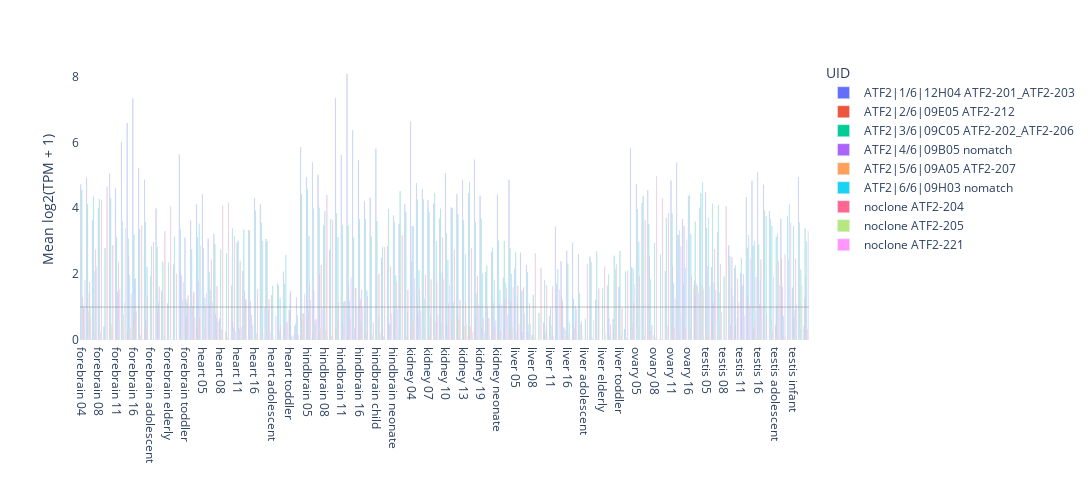

This figure's notebook cell:
### Code cell
import altair as alt
import hvplot.pandas


def interactive_developmental_tissue_expression_plot(gene_name, means=means):
    """
    
    work in progress.... 
    - choose a backend: altair, plotly, bokeh/holoviews
    
    """
    #fig, axes = plt.subplots(2, 1, sharex=True)
    #fig.set_size_inches(48, 6)
    ### bar chart ###
    fig = (means.loc[genes == gene_name, :]
          .T
          .plot.bar(backend='plotly',
                    barmode='group',
                    width=3000,
                    height=500,
                    labels={'index': '', 'value': 'Mean log2(TPM + 1)'}))
    fig.update_layout(plot_bgcolor='white')
    fig.add_hline(y=1, line_width=0.5, line_color='grey')
    # save
    ### percentages ###
    """
    raw_means = 2 ** means.loc[genes == gene_name] - 1.
    (raw_means.div(raw_means.sum(axis=0))
              .T.plot.bar(ax=axes[1], 
                          stacked=True,
                          legend=False))
    axes[1].set_ylabel('Fraction for each isoform')
    axes[1].set_yticklabels(['{:.0%}'.format(t) for t in axes[1].get_yticks()])
    """
    fig_dir = Path('/Users/lukelambourne/Dropbox (Partners HealthCare)/TF_isoforms/TF_gene_summary_pages/media')
    #plt.savefig(fig_dir / (gene_name + '_developmental-tissue-expression.svg'),
    #            bbox_inches='tight')
    fig.write_html(fig_dir / (gene_name + '_developmental-tissue-expression_interactive.html'))
    return fig


interactive_developmental_tissue_expression_plot('ATF2')

### Figure 1 — Plotly figure (JSON) as saved in the notebook; plotly's stock layout.template omitted (floating-point values rounded to 4 significant figures)
{"data": [{"alignmentgroup": "True", "hovertemplate": "UID=ATF2|1/6|12H04 ATF2-201_ATF2-203<br>=%{x}<br>Mean log2(TPM + 1)=%{y}<extra></extra>", "legendgroup": "ATF2|1/6|12H04 ATF2-201_ATF2-203", "marker": {"color": "#636efa", "pattern": {"shape": ""}}, "name": "ATF2|1/6|12H04 ATF2-201_ATF2-203", "offsetgroup": "ATF2|1/6|12H04 ATF2-201_ATF2-203", "orientation": "v", "showlegend": true, "textposition": "auto", "type": "bar", "x": ["forebrain 04", "forebrain 05", "forebrain 07", "forebrain 08", "forebrain 09", "forebrain 10", "forebrain 11", "forebrain 12", "forebrain 13", "forebrain 16", "forebrain 18", "forebrain 19", "forebrain adolescent", "forebrain adult", "forebrain child", "forebrain elderly", "forebrain infant", "forebrain neonate", "forebrain toddler", "forebrain young adult", "heart 04", "heart 05", "heart 06", "heart 07", "heart 08", "heart 09", "heart 10", "heart 11", "heart 12", "heart 13", "heart 16", "heart 18", "heart 19", "heart adolescent", "heart infant", "heart neonate", "heart toddler", "heart young adult", "hindbrain 04", "hindbrain 05", "hindbrain 06", "hindbrain 07", "hindbrain 08", "hindbrain 09", "hindbrain 10", "hindbrain 11", "hindbrain 12", "hindbrain 13", "hindbrain 16", "hindbrain adolescent", "hindbrain adult", "hindbrain child", "hindbrain elderly", "hindbrain infant", "hindbrain neonate", "hindbrain toddler", "hindbrain young adult", "kidney 04", "kidney 05", "kidney 06", "kidney 07", "kidney 08", "kidney 09", "kidney 10", "kidney 11", "kidney 12", "kidney 13", "kidney 16", "kidney 18", "kidney 19", "kidney child", "kidney infant", "kidney neonate", "kidney toddler", "liver 04", "liver 05", "liver 06", "liver 07", "liver 08", "liver 09", "liver 10", "liver 11", "liver 12", "liver 13", "liver 16", "liver 18", "liver 19", "liver adolescent", "liver adult", "liver child", "liver elderly", "liver infant", "liver neonate", "liver toddler", "liver young adult", "ovary 04", "ovary 05", "ovary 06", "ovary 07", "ovary 08", "ovary 09", "ovary 10", "ovary 11", "ovary 12", "ovary 13", "ovary 16", "ovary 18", "testis 04", "testis 05", "testis 06", "testis 07", "testis 08", "testis 09", "testis 10", "testis 11", "testis 12", "testis 13", "testis 16", "testis 18", "testis 19", "testis adolescent", "testis adult", "testis elderly", "testis infant", "testis toddler", "testis young adult"], "xaxis": "x", "y": [4.721, 4.926, 3.626, 4.003, 0.4126, 5.048, 4.608, 6.015, 6.59, 7.333, 5.221, 4.866, 1.922, 3.994, 1.494, 1.111, 2.286, 5.629, 3.107, 3.631, 4.129, 4.428, 3.077, 3.221, 0.6548, 0.009962, 1.644, 2.959, 2.092, 3.342, 4.301, 4.112, 3.067, 1.36, 1.714, 2.075, 0.9216, 0.4181, 5.86, 4.943, 5.386, 5.013, 3.476, 2.735, 7.349, 5.618, 8.075, 6.378, 5.466, 4.209, 4.322, 5.804, 2.494, 2.854, 3.78, 3.518, 4.112, 6.633, 4.766, 4.569, 4.245, 4.147, 3.685, 5.061, 4.019, 4.425, 4.856, 4.455, 5.474, 4.379, 2.066, 2.67, 4.41, 1.89, 4.865, 2.16, 2.649, 2.28, 0.1515, 0, 0.5273, 0.7124, 3.441, 2.385, 2.709, 2.954, 2.603, 0, 2.529, 1.22, 0.000929, 1.649, 0.6394, 1.602, 0.3344, 5.82, 4.733, 4.161, 4.547, 8.734e-09, 0.02142, 2.085, 4.846, 5.388, 3.672, 4.368, 1.667, 4.016, 4.48, 2.205, 3.264, 0, 2.878, 2.177, 2.031, 4.333, 4.838, 5.103, 4.715, 3.919, 2.748e-09, 3.671, 1.028e-06, 1.59, 4.946, 0.4176], "yaxis": "y"}, {"alignmentgroup": "True", "hovertemplate": "UID=ATF2|2/6|09E05 ATF2-212<br>=%{x}<br>Mean log2(TPM + 1)=%{y}<extra></extra>", "legendgroup": "ATF2|2/6|09E05 ATF2-212", "marker": {"color": "#EF553B", "pattern": {"shape": ""}}, "name": "ATF2|2/6|09E05 ATF2-212", "offsetgroup": "ATF2|2/6|09E05 ATF2-212", "orientation": "v", "showlegend": true, "textposition": "auto", "type": "bar", "x": ["forebrain 04", "forebrain 05", "forebrain 07", "forebrain 08", "forebrain 09", "forebrain 10", "forebrain 11", "forebrain 12", "forebrain 13", "forebrain 16", "forebrain 18", "forebrain 19", "forebrain adolescent", "forebrain adult", "forebrain child", "forebrain elderly", "forebrain infant", "forebrain neonate", "forebrain toddler", "forebrain young adult", "heart 04", "heart 05", "heart 06", "heart 07", "heart 08", "heart 09", "heart 10", "heart 11", "heart 12", "heart 13", "heart 16", "heart 18", "heart 19", "heart adolescent", "heart infant", "heart neonate", "heart toddler", "heart young adult", "hindbrain 04", "hindbrain 05", "hindbrain 06", "hindbrain 07", "hindbrain 08", "hindbrain 09", "hindbrain 10", "hindbrain 11", "hindbrain 12", "hindbrain 13", "hindbrain 16", "hindbrain adolescent", "hindbrain adult", "hindbrain child", "hindbrain elderly", "hindbrain infant", "hindbrain neonate", "hindbrain toddler", "hindbrain young adult", "kidney 04", "kidney 05", "kidney 06", "kidney 07", "kidney 08", "kidney 09", "kidney 10", "kidney 11", "kidney 12", "kidney 13", "kidney 16", "kidney 18", "kidney 19", "kidney child", "kidney infant", "kidney neonate", "kidney toddler", "liver 04", "liver 05", "liver 06", "liver 07", "liver 08", "liver 09", "liver 10", "liver 11", "liver 12", "liver 13", "liver 16", "liver 18", "liver 19", "liver adolescent", "liver adult", "liver child", "liver elderly", "liver infant", "liver neonate", "liver toddler", "liver young adult", "ovary 04", "ovary 05", "ovary 06", "ovary 07", "ovary 08", "ovary 09", "ovary 10", "ovary 11", "ovary 12", "ovary 13", "ovary 16", "ovary 18", "testis 04", "testis 05", "testis 06", "testis 07", "testis 08", "testis 09", "testis 10", "testis 11", "testis 12", "testis 13", "testis 16", "testis 18", "testis 19", "testis adolescent", "testis adult", "testis elderly", "testis infant", "testis toddler", "testis young adult"], "xaxis": "x", "y": [0, 0, 0, 0, 0, 0, 0, 0, 0.2727, 0.7775, 2.807e-07, 0.3444, 0.01489, 6.074e-07, 5.83e-09, 0, 0.02582, 8.664e-05, 0.6166, 0.0002004, 0.4128, 0, 0, 0, 0, 0.2518, 0, 1.366e-06, 0.3009, 0, 3.326e-10, 0, 0, 0, 0.00165, 6.901e-08, 0.8105, 2.488e-10, 0.6552, 0, 0.1891, 0.1888, 5.47e-08, 6.558e-09, 0.3399, 1.88e-07, 0.1291, 1.487e-07, 2.582e-05, 0.2187, 0.05795, 5.399e-06, 0.414, 1.772e-07, 1.545e-06, 0.00555, 0.0005066, 0, 0, 9.089e-08, 0.00746, 1.337e-07, 0, 1.718e-09, 0.5538, 0.7213, 0.414, 0.3991, 0.3862, 1.945e-09, 1.336e-06, 3.678e-06, 0.1984, 0.1345, 0.4048, 1.887e-09, 9.994e-11, 0.0008956, 3.166e-09, 1.693e-09, 0.1703, 9.41e-08, 0, 1.313, 1.831e-08, 0.2383, 1.985e-08, 0, 0, 0, 8.124e-09, 1.691e-09, 0.187, 0, 1.006e-09, 8.618e-10, 1.694e-09, 0, 8.491e-05, 0.152, 0, 0, 0, 1.907e-08, 0, 1.862e-07, 1.81, 0, 7.952e-05, 0.4899, 0.1445, 0, 0, 0.4255, 4.242e-10, 0.0005869, 0.206, 5.25e-09, 0, 0, 0.4383, 2.481, 0.02341, 0, 0, 1.265], "yaxis": "y"}, {"alignmentgroup": "True", "hovertemplate": "UID=ATF2|3/6|09C05 ATF2-202_ATF2-206<br>=%{x}<br>Mean log2(TPM + 1)=%{y}<extra></extra>", "legendgroup": "ATF2|3/6|09C05 ATF2-202_ATF2-206", "marker": {"color": "#00cc96", "pattern": {"shape": ""}}, "name": "ATF2|3/6|09C05 ATF2-202_ATF2-206", "offsetgroup": "ATF2|3/6|09C05 ATF2-202_ATF2-206", "orientation": "v", "showlegend": true, "textposition": "auto", "type": "bar", "x": ["forebrain 04", "forebrain 05", "forebrain 07", "forebrain 08", "forebrain 09", "forebrain 10", "forebrain 11", "forebrain 12", "forebrain 13", "forebrain 16", "forebrain 18", "forebrain 19", "forebrain adolescent", "forebrain adult", "forebrain child", "forebrain elderly", "forebrain infant", "forebrain neonate", "forebrain toddler", "forebrain young adult", "heart 04", "heart 05", "heart 06", "heart 07", "heart 08", "heart 09", "heart 10", "heart 11", "heart 12", "heart 13", "heart 16", "heart 18", "heart 19", "heart adolescent", "heart infant", "heart neonate", "heart toddler", "heart young adult", "hindbrain 04", "hindbrain 05", "hindbrain 06", "hindbrain 07", "hindbrain 08", "hindbrain 09", "hindbrain 10", "hindbrain 11", "hindbrain 12", "hindbrain 13", "hindbrain 16", "hindbrain adolescent", "hindbrain adult", "hindbrain child", "hindbrain elderly", "hindbrain infant", "hindbrain neonate", "hindbrain toddler", "hindbrain young adult", "kidney 04", "kidney 05", "kidney 06", "kidney 07", "kidney 08", "kidney 09", "kidney 10", "kidney 11", "kidney 12", "kidney 13", "kidney 16", "kidney 18", "kidney 19", "kidney child", "kidney infant", "kidney neonate", "kidney toddler", "liver 04", "liver 05", "liver 06", "liver 07", "liver 08", "liver 09", "liver 10", "liver 11", "liver 12", "liver 13", "liver 16", "liver 18", "liver 19", "liver adolescent", "liver adult", "liver child", "liver elderly", "liver infant", "liver neonate", "liver toddler", "liver young adult", "ovary 04", "ovary 05", "ovary 06", "ovary 07", "ovary 08", "ovary 09", "ovary 10", "ovary 11", "ovary 12", "ovary 13", "ovary 16", "ovary 18", "testis 04", "testis 05", "testis 06", "testis 07", "testis 08", "testis 09", "testis 10", "testis 11", "testis 12", "testis 13", "testis 16", "testis 18", "testis 19", "testis adolescent", "testis adult", "testis elderly", "testis infant", "testis toddler", "testis young adult"], "xaxis": "x", "y": [4.546, 4.123, 4.351, 4.281, 2.792, 4.306, 3.121, 3.593, 3.073, 3.196, 3.357, 3.567, 2.845, 2.824, 2.379, 2.363, 3.138, 3.365, 1.228, 2.761, 3.126, 2.78, 2.052, 2.91, 2.742, 2.637, 3.397, 3.014, 3.35, 3.32, 3.922, 3.557, 3.001, 1.646, 1.651, 1.698, 1.404, 0.5058, 4.428, 4.568, 3.988, 4.014, 3.916, 3.657, 3.847, 3.477, 3.465, 3.101, 3.667, 3.662, 3.141, 3.61, 2.827, 3.98, 3.572, 4.515, 3.882, 2.381, 4.255, 4.266, 3.878, 4.465, 3.986, 3.246, 4.003, 3.826, 3.628, 4.799, 3.581, 3.679, 2.254, 2.81, 3.024, 3.009, 2.787, 2.662, 1.491, 2.053, 1.375, 0.8186, 1.814, 0.9933, 0.9398, 0.000202, 2.315, 1.242, 1.414, 0.6463, 2.369, 2.69, 1.567, 1.997, 2.558, 2.703, 2.077, 2.215, 3.976, 4.373, 3.51, 2.947, 2.595, 3.706, 3.85, 3.191, 1.691, 4.41, 3.589, 4.462, 3.391, 4.137, 4.09, 1.928, 2.552, 2.258, 2.491, 2.8, 2.858, 2.901, 3.931, 3.66, 3.131, 0.7756, 3.767, 3.464, 3.561, 3.385], "yaxis": "y"}, {"alignmentgroup": "True", "hovertemplate": "UID=ATF2|4/6|09B05 nomatch<br>=%{x}<br>Mean log2(TPM + 1)=%{y}<extra></extra>", "legendgroup": "ATF2|4/6|09B05 nomatch", "marker": {"color": "#ab63fa", "pattern": {"shape": ""}}, "name": "ATF2|4/6|09B05 nomatch", "offsetgroup": "ATF2|4/6|09B05 nomatch", "orientation": "v", "showlegend": true, "textposition": "auto", "type": "bar", "x": ["forebrain 04", "forebrain 05", "forebrain 07", "forebrain 08", "forebrain 09", "forebrain 10", "forebrain 11", "forebrain 12", "forebrain 13", "forebrain 16", "forebrain 18", "forebrain 19", "forebrain adolescent", "forebrain adult", "forebrain child", "forebrain elderly", "forebrain infant", "forebrain neonate", "forebrain toddler", "forebrain young adult", "heart 04", "heart 05", "heart 06", "heart 07", "heart 08", "heart 09", "heart 10", "heart 11", "heart 12", "heart 13", "heart 16", "heart 18", "heart 19", "heart adolescent", "heart infant", "heart neonate", "heart toddler", "heart young adult", "hindbrain 04", "hindbrain 05", "hindbrain 06", "hindbrain 07", "hindbrain 08", "hindbrain 09", "hindbrain 10", "hindbrain 11", "hindbrain 12", "hindbrain 13", "hindbrain 16", "hindbrain adolescent", "hindbrain adult", "hindbrain child", "hindbrain elderly", "hindbrain infant", "hindbrain neonate", "hindbrain toddler", "hindbrain young adult", "kidney 04", "kidney 05", "kidney 06", "kidney 07", "kidney 08", "kidney 09", "kidney 10", "kidney 11", "kidney 12", "kidney 13", "kidney 16", "kidney 18", "kidney 19", "kidney child", "kidney infant", "kidney neonate", "kidney toddler", "liver 04", "liver 05", "liver 06", "liver 07", "liver 08", "liver 09", "liver 10", "liver 11", "liver 12", "liver 13", "liver 16", "liver 18", "liver 19", "liver adolescent", "liver adult", "liver child", "liver elderly", "liver infant", "liver neonate", "liver toddler", "liver young adult", "ovary 04", "ovary 05", "ovary 06", "ovary 07", "ovary 08", "ovary 09", "ovary 10", "ovary 11", "ovary 12", "ovary 13", "ovary 16", "ovary 18", "testis 04", "testis 05", "testis 06", "testis 07", "testis 08", "testis 09", "testis 10", "testis 11", "testis 12", "testis 13", "testis 16", "testis 18", "testis 19", "testis adolescent", "testis adult", "testis elderly", "testis infant", "testis toddler", "testis young adult"], "xaxis": "x", "y": [1.303, 0, 0.05403, 0, 0, 0, 1.474, 0, 2.564, 1.843, 0, 0.6048, 0, 0.9337, 0, 0, 0, 2.103, 0.7124, 1.028, 1.793, 0.0109, 1.041, 0.7731, 0, 0, 0.545, 0.3607, 1.49, 1.165, 0, 6.974e-05, 0, 0, 0.2682, 0.5541, 1.492, 1.293, 0.2761, 0.818, 1.505, 1.985, 0, 0, 0.0007633, 0.4523, 1.713, 0.339, 1.246, 0, 0, 0, 0, 0.4938, 0.9111, 0, 0, 3.458, 0.8046, 0, 0, 0, 0, 0.4713, 0, 0, 0.0004517, 9.62e-08, 0.7507, 0.3616, 0.9822, 1.124, 1.072, 1.219, 1.171, 0, 0.2262, 0.2406, 0, 0, 0, 0.0001256, 1.71, 1.195, 0, 0.3469, 0, 0, 0, 0, 0, 0.6671, 0, 0, 0, 0, 0, 0, 2.552, 0, 0, 0, 2.229, 3.181, 3.454, 0, 1.383, 0, 2.248, 1.132, 0.0003106, 0, 0.4659, 0, 1.639, 1.31, 0.3588, 1.086, 0, 0, 1.031, 1.6, 2.438, 0.6892, 2.842e-08, 1.898], "yaxis": "y"}, {"alignmentgroup": "True", "hovertemplate": "UID=ATF2|5/6|09A05 ATF2-207<br>=%{x}<br>Mean log2(TPM + 1)=%{y}<extra></extra>", "legendgroup": "ATF2|5/6|09A05 ATF2-207", "marker": {"color": "#FFA15A", "pattern": {"shape": ""}}, "name": "ATF2|5/6|09A05 ATF2-207", "offsetgroup": "ATF2|5/6|09A05 ATF2-207", "orientation": "v", "showlegend": true, "textposition": "auto", "type": "bar", "x": ["forebrain 04", "forebrain 05", "forebrain 07", "forebrain 08", "forebrain 09", "forebrain 10", "forebrain 11", "forebrain 12", "forebrain 13", "forebrain 16", "forebrain 18", "forebrain 19", "forebrain adolescent", "forebrain adult", "forebrain child", "forebrain elderly", "forebrain infant", "forebrain neonate", "forebrain toddler", "forebrain young adult", "heart 04", "heart 05", "heart 06", "heart 07", "heart 08", "heart 09", "heart 10", "heart 11", "heart 12", "heart 13", "heart 16", "heart 18", "heart 19", "heart adolescent", "heart infant", "heart neonate", "heart toddler", "heart young adult", "hindbrain 04", "hindbrain 05", "hindbrain 06", "hindbrain 07", "hindbrain 08", "hindbrain 09", "hindbrain 10", "hindbrain 11", "hindbrain 12", "hindbrain 13", "hindbrain 16", "hindbrain adolescent", "hindbrain adult", "hindbrain child", "hindbrain elderly", "hindbrain infant", "hindbrain neonate", "hindbrain toddler", "hindbrain young adult", "kidney 04", "kidney 05", "kidney 06", "kidney 07", "kidney 08", "kidney 09", "kidney 10", "kidney 11", "kidney 12", "kidney 13", "kidney 16", "kidney 18", "kidney 19", "kidney child", "kidney infant", "kidney neonate", "kidney toddler", "liver 04", "liver 05", "liver 06", "liver 07", "liver 08", "liver 09", "liver 10", "liver 11", "liver 12", "liver 13", "liver 16", "liver 18", "liver 19", "liver adolescent", "liver adult", "liver child", "liver elderly", "liver infant", "liver neonate", "liver toddler", "liver young adult", "ovary 04", "ovary 05", "ovary 06", "ovary 07", "ovary 08", "ovary 09", "ovary 10", "ovary 11", "ovary 12", "ovary 13", "ovary 16", "ovary 18", "testis 04", "testis 05", "testis 06", "testis 07", "testis 08", "testis 09", "testis 10", "testis 11", "testis 12", "testis 13", "testis 16", "testis 18", "testis 19", "testis adolescent", "testis adult", "testis elderly", "testis infant", "testis toddler", "testis young adult"], "xaxis": "x", "y": [1.069, 0.857, 0.2279, 0.2483, 0, 0.4807, 0.1416, 0.7788, 0.3464, 0.4768, 0.152, 0.2848, 0, 0, 0, 0, 0, 0.07729, 0.01149, 0.06592, 0.9879, 0.3885, 0.1063, 0.1398, 0.3096, 0.04775, 0.2428, 0.2206, 0.3611, 0.1332, 0.1962, 0.2298, 0.3392, 0, 0.0452, 0.03504, 0, 0, 0.8079, 0.9119, 0.5916, 0.3747, 0.297, 0.1148, 0.9617, 0.2724, 0.2141, 0.05354, 0.25, 0.1296, 0.1431, 0, 0.09742, 0.04112, 0.04676, 0, 0.1008, 0.6239, 0.442, 0.3498, 0.1671, 0.5467, 0.5168, 0.1529, 0.08024, 0.6041, 0.4197, 0.4015, 0.1361, 0.08624, 0, 0.0589, 0.04067, 0.0476, 0.51, 0.233, 0, 0.1753, 0.0588, 0, 0.2537, 0.01162, 0.09176, 0, 0.2117, 0, 0.05905, 0, 0.08863, 0, 0, 0.06667, 0.2332, 0.1272, 0.0615, 0.5084, 0.4365, 0.1361, 0.1086, 0.04854, 0, 0.4192, 0.3311, 0, 0, 0.3109, 0.6639, 1.685, 0.1367, 0.319, 0.4865, 0.04358, 0, 0, 0.07783, 0.08889, 0.1885, 0.2106, 0, 0.5791, 0.09083, 0, 0.24, 0.1412, 0.3406, 0.07893], "yaxis": "y"}, {"alignmentgroup": "True", "hovertemplate": "UID=ATF2|6/6|09H03 nomatch<br>=%{x}<br>Mean log2(TPM + 1)=%{y}<extra></extra>", "legendgroup": "ATF2|6/6|09H03 nomatch", "marker": {"color": "#19d3f3", "pattern": {"shape": ""}}, "name": "ATF2|6/6|09H03 nomatch", "offsetgroup": "ATF2|6/6|09H03 nomatch", "orientation": "v", "showlegend": true, "textposition": "auto", "type": "bar", "x": ["forebrain 04", "forebrain 05", "forebrain 07", "forebrain 08", "forebrain 09", "forebrain 10", "forebrain 11", "forebrain 12", "forebrain 13", "forebrain 16", "forebrain 18", "forebrain 19", "forebrain adolescent", "forebrain adult", "forebrain child", "forebrain elderly", "forebrain infant", "forebrain neonate", "forebrain toddler", "forebrain young adult", "heart 04", "heart 05", "heart 06", "heart 07", "heart 08", "heart 09", "heart 10", "heart 11", "heart 12", "heart 13", "heart 16", "heart 18", "heart 19", "heart adolescent", "heart infant", "heart neonate", "heart toddler", "heart young adult", "hindbrain 04", "hindbrain 05", "hindbrain 06", "hindbrain 07", "hindbrain 08", "hindbrain 09", "hindbrain 10", "hindbrain 11", "hindbrain 12", "hindbrain 13", "hindbrain 16", "hindbrain adolescent", "hindbrain adult", "hindbrain child", "hindbrain elderly", "hindbrain infant", "hindbrain neonate", "hindbrain toddler", "hindbrain young adult", "kidney 04", "kidney 05", "kidney 06", "kidney 07", "kidney 08", "kidney 09", "kidney 10", "kidney 11", "kidney 12", "kidney 13", "kidney 16", "kidney 18", "kidney 19", "kidney child", "kidney infant", "kidney neonate", "kidney toddler", "liver 04", "liver 05", "liver 06", "liver 07", "liver 08", "liver 09", "liver 10", "liver 11", "liver 12", "liver 13", "liver 16", "liver 18", "liver 19", "liver adolescent", "liver adult", "liver child", "liver elderly", "liver infant", "liver neonate", "liver toddler", "liver young adult", "ovary 04", "ovary 05", "ovary 06", "ovary 07", "ovary 08", "ovary 09", "ovary 10", "ovary 11", "ovary 12", "ovary 13", "ovary 16", "ovary 18", "testis 04", "testis 05", "testis 06", "testis 07", "testis 08", "testis 09", "testis 10", "testis 11", "testis 12", "testis 13", "testis 16", "testis 18", "testis 19", "testis adolescent", "testis adult", "testis elderly", "testis infant", "testis toddler", "testis young adult"], "xaxis": "x", "y": [1.01, 1.421, 2.098, 0.004891, 0, 0, 1.429, 0, 1.964, 1.875, 0, 2.216, 0, 1.139, 0.1194, 0, 0, 1.952, 1.124, 1.393, 3.53, 1.285, 1.516, 0.6587, 0, 0, 0.3685, 0.3089, 1.211, 0.5847, 0, 3.0, 0.9125, 0, 1.276, 2.583, 0.1194, 0.7376, 0.645, 3.161, 0.4633, 0, 0, 0, 3.124, 1.155, 1.178, 1.538, 0.5708, 1.503, 0, 0.7016, 0, 0.4932, 1.966, 0, 0.835, 3.449, 2.124, 1.246, 0.7442, 3.006, 2.042, 2.432, 1.138, 0.08398, 2.604, 0.001718, 1.391, 2.019, 1.508e-06, 1.809, 1.509, 1.737, 2.001, 1.287, 1.501, 0.4808, 0, 0, 0.4008, 0.4504, 2.155, 0.3757, 0.5292, 1.022, 0.4872, 0, 0, 1.209, 0, 0.145, 2.151, 0, 0, 2.171, 2.971, 0, 1.846, 0, 0, 0, 1.712, 3.329, 2.171, 3.214, 1.705, 4.797, 3.707, 1.722, 1.437, 0, 1.55, 0.6535, 1.665, 3.183, 3.007, 1.849, 3.756, 3.458, 3.229, 0.7163, 4.111, 0.9247, 2.133, 2.998], "yaxis": "y"}, {"alignmentgroup": "True", "hovertemplate": "UID=noclone ATF2-204<br>=%{x}<br>Mean log2(TPM + 1)=%{y}<extra></extra>", "legendgroup": "noclone ATF2-204", "marker": {"color": "#FF6692", "pattern": {"shape": ""}}, "name": "noclone ATF2-204", "offsetgroup": "noclone ATF2-204", "orientation": "v", "showlegend": true, "textposition": "auto", "type": "bar", "x": ["forebrain 04", "forebrain 05", "forebrain 07", "forebrain 08", "forebrain 09", "forebrain 10", "forebrain 11", "forebrain 12", "forebrain 13", "forebrain 16", "forebrain 18", "forebrain 19", "forebrain adolescent", "forebrain adult", "forebrain child", "forebrain elderly", "forebrain infant", "forebrain neonate", "forebrain toddler", "forebrain young adult", "heart 04", "heart 05", "heart 06", "heart 07", "heart 08", "heart 09", "heart 10", "heart 11", "heart 12", "heart 13", "heart 16", "heart 18", "heart 19", "heart adolescent", "heart infant", "heart neonate", "heart toddler", "heart young adult", "hindbrain 04", "hindbrain 05", "hindbrain 06", "hindbrain 07", "hindbrain 08", "hindbrain 09", "hindbrain 10", "hindbrain 11", "hindbrain 12", "hindbrain 13", "hindbrain 16", "hindbrain adolescent", "hindbrain adult", "hindbrain child", "hindbrain elderly", "hindbrain infant", "hindbrain neonate", "hindbrain toddler", "hindbrain young adult", "kidney 04", "kidney 05", "kidney 06", "kidney 07", "kidney 08", "kidney 09", "kidney 10", "kidney 11", "kidney 12", "kidney 13", "kidney 16", "kidney 18", "kidney 19", "kidney child", "kidney infant", "kidney neonate", "kidney toddler", "liver 04", "liver 05", "liver 06", "liver 07", "liver 08", "liver 09", "liver 10", "liver 11", "liver 12", "liver 13", "liver 16", "liver 18", "liver 19", "liver adolescent", "liver adult", "liver child", "liver elderly", "liver infant", "liver neonate", "liver toddler", "liver young adult", "ovary 04", "ovary 05", "ovary 06", "ovary 07", "ovary 08", "ovary 09", "ovary 10", "ovary 11", "ovary 12", "ovary 13", "ovary 16", "ovary 18", "testis 04", "testis 05", "testis 06", "testis 07", "testis 08", "testis 09", "testis 10", "testis 11", "testis 12", "testis 13", "testis 16", "testis 18", "testis 19", "testis adolescent", "testis adult", "testis elderly", "testis infant", "testis toddler", "testis young adult"], "xaxis": "x", "y": [0.9668, 1.751, 2.736, 4.242, 4.661, 2.874, 2.373, 0, 0.2975, 0.8813, 3.476, 1.333, 2.973, 1.613, 3.305, 4.054, 2.008, 1.196, 1.349, 1.465, 0.6928, 0.9989, 2.444, 1.629, 4.076, 4.169, 3.15, 2.402, 1.232, 0.7495, 1.542, 0, 1.233, 4.078e-05, 0.4641, 0.4995, 0, 0.1596, 0.8007, 1.691, 0.6251, 2.28, 4.403, 3.641, 1.155, 1.181, 0.6433, 1.579, 1.522, 1.328, 0.5251, 2.003, 2.823, 2.221, 1.759, 3.176, 1.524, 0.5, 1.543, 1.98, 1.839, 1.777, 3.104, 1.098, 2.739, 1.21, 1.129, 2.782, 1.926, 0.6497, 0.6573, 0.4024, 0.2545, 1.553, 0.3072, 1.644, 1.594, 1.118, 2.63, 2.197, 1.652, 1.624, 0, 0, 5.983e-06, 0.556, 0.58, 2.295, 0, 1.561, 2.234, 0.4597, 2.29, 0.9645, 2.103, 1.149, 1.933, 3.625, 0.2626, 4.97, 4.299, 3.855, 0.3778, 0.2617, 0.34, 1.953, 1.63, 1.488, 0.1527, 2.76, 2.308, 4.06, 2.517, 1.856, 2.001, 1.02, 0.5853, 2.443, 0.8188, 0.2517, 2.399, 0.09944, 0, 2.468, 1.035, 0.3216], "yaxis": "y"}, {"alignmentgroup": "True", "hovertemplate": "UID=noclone ATF2-205<br>=%{x}<br>Mean log2(TPM + 1)=%{y}<extra></extra>", "legendgroup": "noclone ATF2-205", "marker": {"color": "#B6E880", "pattern": {"shape": ""}}, "name": "noclone ATF2-205", "offsetgroup": "noclone ATF2-205", "orientation": "v", "showlegend": true, "textposition": "auto", "type": "bar", "x": ["forebrain 04", "forebrain 05", "forebrain 07", "forebrain 08", "forebrain 09", "forebrain 10", "forebrain 11", "forebrain 12", "forebrain 13", "forebrain 16", "forebrain 18", "forebrain 19", "forebrain adolescent", "forebrain adult", "forebrain child", "forebrain elderly", "forebrain infant", "forebrain neonate", "forebrain toddler", "forebrain young adult", "heart 04", "heart 05", "heart 06", "heart 07", "heart 08", "heart 09", "heart 10", "heart 11", "heart 12", "heart 13", "heart 16", "heart 18", "heart 19", "heart adolescent", "heart infant", "heart neonate", "heart toddler", "heart young adult", "hindbrain 04", "hindbrain 05", "hindbrain 06", "hindbrain 07", "hindbrain 08", "hindbrain 09", "hindbrain 10", "hindbrain 11", "hindbrain 12", "hindbrain 13", "hindbrain 16", "hindbrain adolescent", "hindbrain adult", "hindbrain child", "hindbrain elderly", "hindbrain infant", "hindbrain neonate", "hindbrain toddler", "hindbrain young adult", "kidney 04", "kidney 05", "kidney 06", "kidney 07", "kidney 08", "kidney 09", "kidney 10", "kidney 11", "kidney 12", "kidney 13", "kidney 16", "kidney 18", "kidney 19", "kidney child", "kidney infant", "kidney neonate", "kidney toddler", "liver 04", "liver 05", "liver 06", "liver 07", "liver 08", "liver 09", "liver 10", "liver 11", "liver 12", "liver 13", "liver 16", "liver 18", "liver 19", "liver adolescent", "liver adult", "liver child", "liver elderly", "liver infant", "liver neonate", "liver toddler", "liver young adult", "ovary 04", "ovary 05", "ovary 06", "ovary 07", "ovary 08", "ovary 09", "ovary 10", "ovary 11", "ovary 12", "ovary 13", "ovary 16", "ovary 18", "testis 04", "testis 05", "testis 06", "testis 07", "testis 08", "testis 09", "testis 10", "testis 11", "testis 12", "testis 13", "testis 16", "testis 18", "testis 19", "testis adolescent", "testis adult", "testis elderly", "testis infant", "testis toddler", "testis young adult"], "xaxis": "x", "y": [0.2867, 0.9973, 0, 0, 0, 0, 0.4616, 1.144, 0.3761, 0, 0, 0, 0, 0, 0, 0, 0, 0.3143, 0, 0, 0, 0, 0, 0, 0, 0, 0, 0.1303, 0, 0.2512, 0, 0, 0, 0, 0.02024, 0.1981, 0, 0.0346, 0.7022, 0, 0, 0.3687, 0.1316, 0, 0, 0, 0.1714, 0, 0, 0, 0, 0.1863, 0, 0, 0.3107, 0, 0, 1.501, 0.4059, 1.113, 0, 0, 0.3992, 0, 0, 0.0413, 0.4615, 0, 0.6529, 0.4023, 0, 0.2487, 0, 0, 0.3879, 0, 0, 0.4846, 0.08753, 0, 0.06252, 0, 0, 0.3869, 0.005461, 0.2033, 0.1607, 0, 0.6078, 0, 0.1648, 0, 0, 0.2071, 0, 0, 0.9303, 0, 0.444, 0, 0, 0, 0, 0.7814, 0, 0, 1.022, 1.557, 0, 0.6768, 0, 0, 0, 0, 0, 0, 0.8658, 0.5871, 0, 0, 0, 0, 1.365, 0.5665, 1.655, 0], "yaxis": "y"}, {"alignmentgroup": "True", "hovertemplate": "UID=noclone ATF2-221<br>=%{x}<br>Mean log2(TPM + 1)=%{y}<extra></extra>", "legendgroup": "noclone ATF2-221", "marker": {"color": "#FF97FF", "pattern": {"shape": ""}}, "name": "noclone ATF2-221", "offsetgroup": "noclone ATF2-221", "orientation": "v", "showlegend": true, "textposition": "auto", "type": "bar", "x": ["forebrain 04", "forebrain 05", "forebrain 07", "forebrain 08", "forebrain 09", "forebrain 10", "forebrain 11", "forebrain 12", "forebrain 13", "forebrain 16", "forebrain 18", "forebrain 19", "forebrain adolescent", "forebrain adult", "forebrain child", "forebrain elderly", "forebrain infant", "forebrain neonate", "forebrain toddler", "forebrain young adult", "heart 04", "heart 05", "heart 06", "heart 07", "heart 08", "heart 09", "heart 10", "heart 11", "heart 12", "heart 13", "heart 16", "heart 18", "heart 19", "heart adolescent", "heart infant", "heart neonate", "heart toddler", "heart young adult", "hindbrain 04", "hindbrain 05", "hindbrain 06", "hindbrain 07", "hindbrain 08", "hindbrain 09", "hindbrain 10", "hindbrain 11", "hindbrain 12", "hindbrain 13", "hindbrain 16", "hindbrain adolescent", "hindbrain adult", "hindbrain child", "hindbrain elderly", "hindbrain infant", "hindbrain neonate", "hindbrain toddler", "hindbrain young adult", "kidney 04", "kidney 05", "kidney 06", "kidney 07", "kidney 08", "kidney 09", "kidney 10", "kidney 11", "kidney 12", "kidney 13", "kidney 16", "kidney 18", "kidney 19", "kidney child", "kidney infant", "kidney neonate", "kidney toddler", "liver 04", "liver 05", "liver 06", "liver 07", "liver 08", "liver 09", "liver 10", "liver 11", "liver 12", "liver 13", "liver 16", "liver 18", "liver 19", "liver adolescent", "liver adult", "liver child", "liver elderly", "liver infant", "liver neonate", "liver toddler", "liver young adult", "ovary 04", "ovary 05", "ovary 06", "ovary 07", "ovary 08", "ovary 09", "ovary 10", "ovary 11", "ovary 12", "ovary 13", "ovary 16", "ovary 18", "testis 04", "testis 05", "testis 06", "testis 07", "testis 08", "testis 09", "testis 10", "testis 11", "testis 12", "testis 13", "testis 16", "testis 18", "testis 19", "testis adolescent", "testis adult", "testis elderly", "testis infant", "testis toddler", "testis young adult"], "xaxis": "x", "y": [1.809, 0.6741, 2.212, 0, 0, 0, 1.548, 3.392, 1.399, 5.137e-07, 0, 0, 0, 0, 0, 0, 0, 1.747, 0.9911, 0.6863, 2.86, 1.426, 1.157, 0.5639, 0, 0, 0.256, 0.3882, 0, 0.4471, 0, 1.004, 0.2309, 0.7236, 9.291e-06, 0.5626, 0.1376, 0, 1.403, 1.2, 0.6211, 0.9532, 0, 0, 0, 1.163, 1.887, 1.011, 0.9821, 0, 0, 0.2224, 0, 0.8054, 0.9256, 0, 0, 1.88, 0.9055, 0, 0, 0.7492, 1.844, 1.654, 0, 0, 0.1214, 0.2387, 1.052, 0.238, 0, 0.5862, 1.054, 0.7545, 1.59, 0.4804, 0.7977, 0.4428, 0, 0, 0, 0.09953, 1.521, 0.3027, 0, 0.9337, 4.257e-06, 0, 0, 0, 0, 0, 0, 0, 0, 1.695, 0, 0, 0.458, 0, 0, 0, 1.261, 2.842, 3.046, 0, 1.442, 0, 1.636, 1.51, 0.8275, 0, 1.323, 1.149, 0.733, 2.485, 1.912, 0.9908, 0, 1.918, 1.668, 2.602, 3.561, 1.081, 0, 3.291], "yaxis": "y"}], "layout": {"barmode": "group", "height": 500, "legend": {"title": {"text": "UID"}, "tracegroupgap": 0}, "margin": {"t": 60}, "plot_bgcolor": "white", "shapes": [{"line": {"color": "grey", "width": 0.5}, "type": "line", "x0": 0, "x1": 1, "xref": "x domain", "y0": 1, "y1": 1, "yref": "y"}], "width": 3000, "xaxis": {"anchor": "y", "domain": [0, 1], "title": {"text": ""}}, "yaxis": {"anchor": "x", "domain": [0, 1], "title": {"text": "Mean log2(TPM + 1)"}}}}
